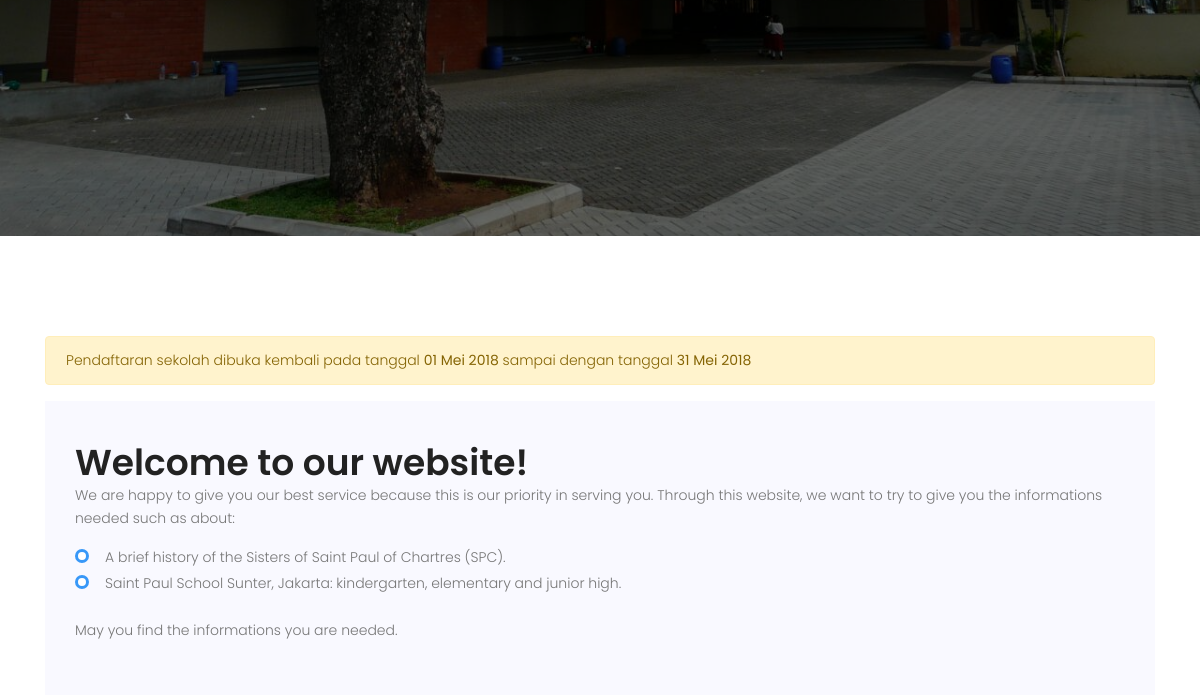
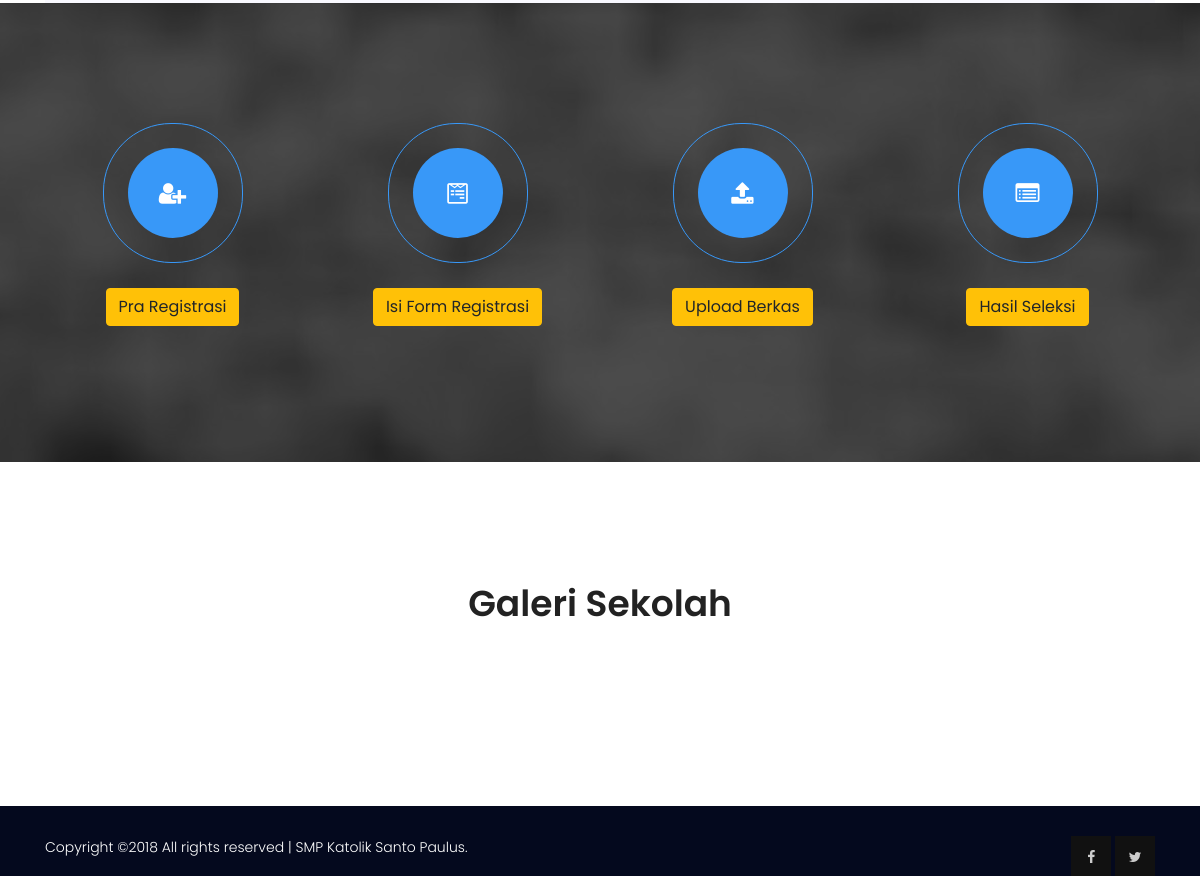
/ (lower part), run on an earlier commit of the app's database (2 pictures, top to bottom).
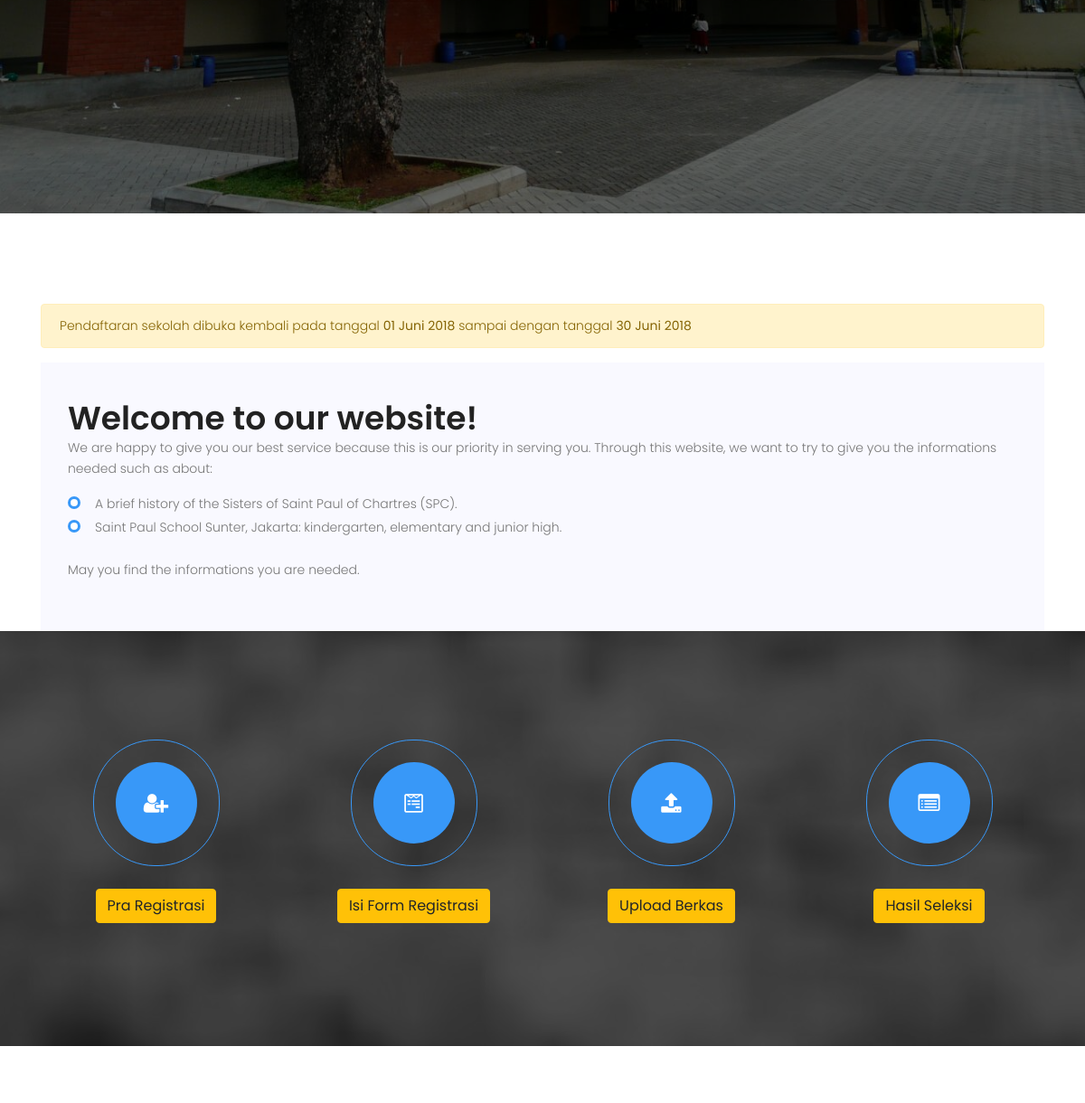
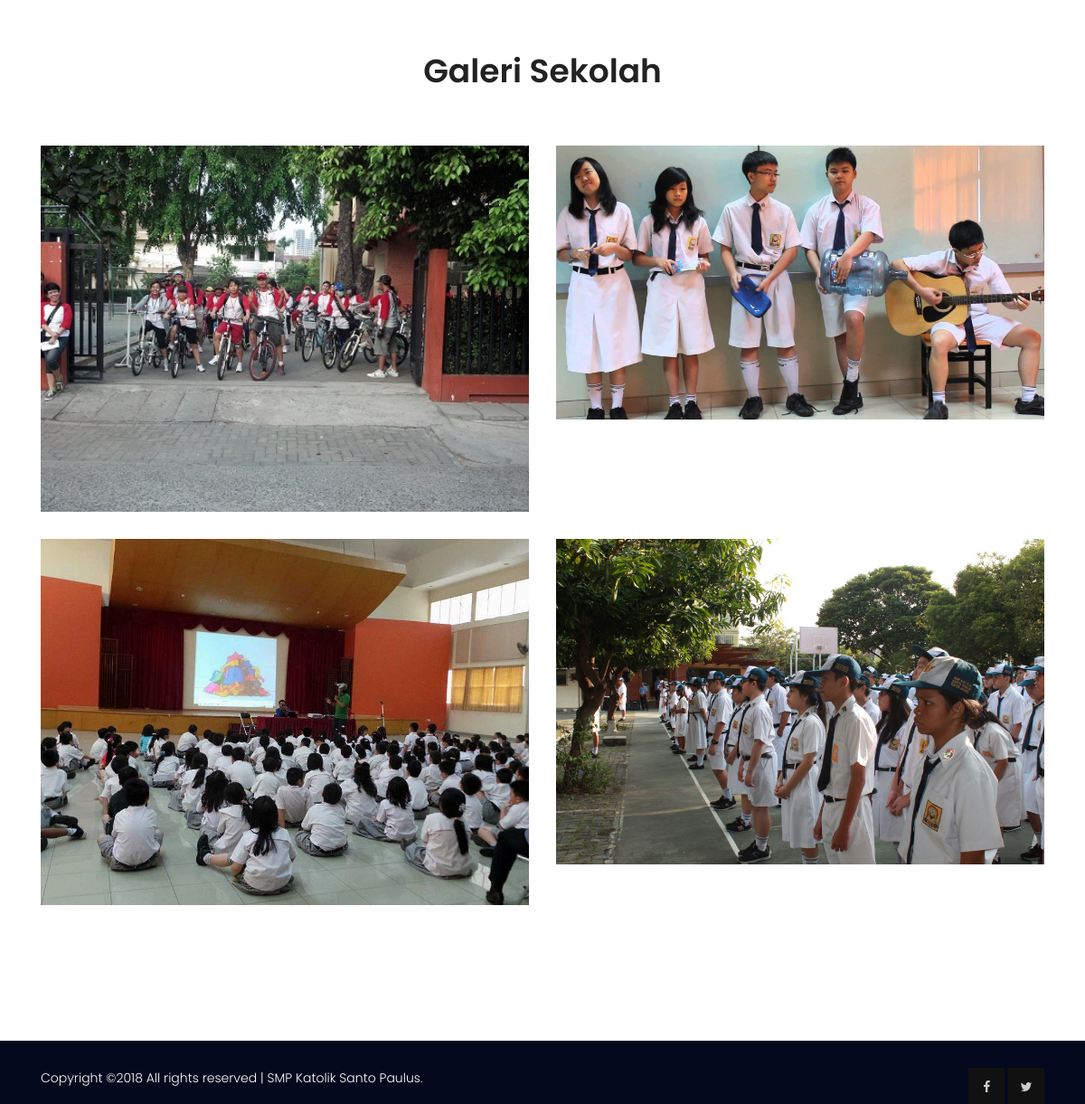
And on a later commit of the database (2 pictures, top to bottom).
### tables this page shows
CREATE TABLE `ppdb_setup` (
  `setup_id` int(5) NOT NULL,
  `setup_date_pre` date NOT NULL,
  `setup_date_post` date NOT NULL,
  `setup_quota` int(11) NOT NULL
);

CREATE TABLE `galeri_foto` (
  `galeri_id` int(5) NOT NULL,
  `album_id` int(5) NOT NULL,
  `galeri_title` varchar(100) NOT NULL,
  `galeri_slug` varchar(100) NOT NULL,
  `galeri_desc` text NOT NULL,
  `galeri_pict` varchar(100) NOT NULL
);

### digi_canvas.php (called while the page is built, shortened)
<?php
require('includes/class.db.php');
$database = DB::getInstance();
require("includes/common_helper.php");
include("template/v_header.php");
include("template/v_content.php");
include("template/v_footer.php");
?>

### includes/class.db.php (called while the page is built, shortened)
<?php
class DB
{
    private $link = null;
    static $inst = null;
    public function __construct()
    {
        try {
            $this->link = new mysqli( DB_HOST, DB_USER, DB_PASS, DB_NAME );
            $this->link->set_charset( "utf8" );
        } catch ( Exception $e ) {
            die( 'Unable to connect to database' );
        }
    }
    public function num_rows( $query )
    {
        $num_rows = $this->link->query( $query );
        if( $this->link->error )
        {
            $this->log_db_errors( $this->link->error, $query );
            return $this->link->error;
        }
        else
        {
            return $num_rows->num_rows;
        }
    }
    public function get_row( $query, $object = false )
    {
        $row = $this->link->query( $query );
        if( $this->link->error )
        {
            $this->log_db_errors( $this->link->error, $query );
            return false;
        }
        else
        {
            $r = ( !$object ) ? $row->fetch_row() : $row->fetch_object();
            return $r;
        }
    }
    public function get_results( $query, $object = false )
    {
        $results = $this->link->query( $query );
        if( $this->link->error )
        {
            $this->log_db_errors( $this->link->error, $query );
            return false;
        }
        else
        {
            $row = array();
            while( $r = ( !$object ) ? $results->fetch_assoc() : $results->fetch_object() )
            {
                $row[] = $r;
            }
            return $row;
        }
    }
    static function getInstance()
    {
        if( self::$inst == null )
        {
            self::$inst = new DB();
        }
        return self::$inst;
    }
}

### includes/common_helper.php (called while the page is built, shortened)
<?php
function tgl_indo($tgl){
    $tanggal = substr($tgl,8,2);
    $bulan = getBulan(substr($tgl,5,2));
    $tahun = substr($tgl,0,4);
    return $tanggal.' '.$bulan.' '.$tahun;
}
function getBulan($bln){
    switch ($bln){
        case 5:
            return "Mei";
            break;
        case 6:
            return "Juni";
            break;
    }
}
?>

### modules/home.php (the view, shortened to what the changed rows need)
<section class="pt-100" id="intro">
    <div class="container">
        <?php
            $query = "SELECT setup_date_post FROM ppdb_setup WHERE CURDATE() BETWEEN setup_date_pre and setup_date_post ";
            if( $database->num_rows( $query ) > 0 )
            {
                list( $datepost ) = $database->get_row( $query );
                $postdate = tgl_indo($datepost);
                echo '<div class="alert alert-warning alert-dismissible" role="alert">';
                    echo 'Pendaftaran sekolah telah dibuka! silahkan melakukan ';
                    echo '<a href="?page=registrasi" class="text-success">REGISTRASI</a> pendaftaran ditutup pada <strong>'.$postdate.'</strong>';
                echo '</div>';
            }else{
                $qry_setup = "SELECT setup_date_pre, setup_date_post FROM ppdb_setup";
                if( $database->num_rows( $qry_setup ) > 0 )
                {
                    list( $datepre, $datepost ) = $database->get_row( $qry_setup );
                    $predate = tgl_indo($datepre);
                    $postdate = tgl_indo($datepost);
                    echo '<div class="alert alert-warning alert-dismissible" role="alert">';
                        echo 'Pendaftaran sekolah dibuka kembali pada tanggal <strong>'.$predate.'</strong> ';
                        echo 'sampai dengan tanggal <strong>'.$postdate.'</strong>';
                    echo '</div>';
                }
            }
        ?>
        <div class="row align-items-center countdown-wrap no-gutters">
            <div class="col-lg-12">
                <h1>Welcome to our website!</h1>
            </div>
        </div>
    </div>
</section>
<section class="gallery-area section-gap" id="gallery">
    <div class="container">
        <div class="row justify-content-center">
            <div class="col-md-8 pb-50 header-text text-center">
                <h1 class="mb-10">Galeri Sekolah</h1>
            </div>
        </div>
        <div class="row">
            <?php
                $query = "SELECT * FROM galeri_foto ORDER BY RAND() LIMIT 4";
                $results = $database->get_results( $query );
                foreach( $results as $row )
                {
                    $img_path = UPLOADS_DIR . "images" . DIRECTORY_SEPARATOR;
                    $pict = !empty($row["galeri_pict"]) ? '<img class="img-fluid single-gallery" src="'.$img_path.$row["galeri_pict"].'" alt="'.$row["galeri_title"].'">'
                            : '<img class="img-fluid single-gallery" src="http://placehold.it/900x350">';
                    echo '<div class="col-lg-6 col-md-6">';
                        echo '<a href="'.$img_path.$row["galeri_pict"].'" class="img-gal">';
                        echo $pict;
                        echo '</a>';
                    echo '</div>';
                }
            ?>
        </div>
    </div>
</section>

What changed in the data, as far as the page shows it:
changed ppdb_setup: setup_date_pre "01 Mei 2018" → "01 Juni 2018"; setup_date_post "31 Mei 2018" → "30 Juni 2018"
added galeri_foto: galeri_pict (picture)
added galeri_foto: galeri_pict (picture)
added galeri_foto: galeri_pict (picture)
added galeri_foto: galeri_pict (picture)
